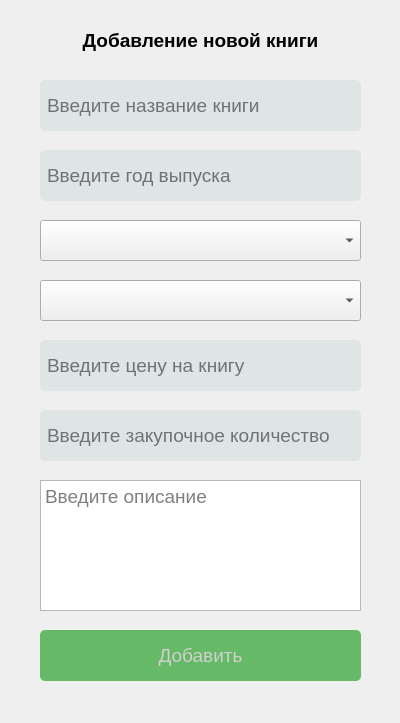
<?xml version="1.0" encoding="UTF-8"?>
<ui version="4.0">
 <class>BookWindow</class>
 <widget class="QDialog" name="BookWindow">
  <property name="geometry">
   <rect>
    <x>0</x>
    <y>0</y>
    <width>400</width>
    <height>723</height>
   </rect>
  </property>
  <property name="windowTitle">
   <string>Dialog</string>
  </property>
  <widget class="QPushButton" name="addButton">
   <property name="geometry">
    <rect>
     <x>40</x>
     <y>630</y>
     <width>321</width>
     <height>51</height>
    </rect>
   </property>
   <property name="palette">
    <palette>
     <active>
      <colorrole role="WindowText">
       <brush brushstyle="SolidPattern">
        <color alpha="255">
         <red>0</red>
         <green>0</green>
         <blue>0</blue>
        </color>
       </brush>
      </colorrole>
      <colorrole role="Button">
       <brush brushstyle="SolidPattern">
        <color alpha="255">
         <red>101</red>
         <green>185</green>
         <blue>103</blue>
        </color>
       </brush>
      </colorrole>
      <colorrole role="Light">
       <brush brushstyle="SolidPattern">
        <color alpha="255">
         <red>255</red>
         <green>255</green>
         <blue>255</blue>
        </color>
       </brush>
      </colorrole>
      <colorrole role="Midlight">
       <brush brushstyle="SolidPattern">
        <color alpha="255">
         <red>227</red>
         <green>227</green>
         <blue>227</blue>
        </color>
       </brush>
      </colorrole>
      <colorrole role="Dark">
       <brush brushstyle="SolidPattern">
        <color alpha="255">
         <red>160</red>
         <green>160</green>
         <blue>160</blue>
        </color>
       </brush>
      </colorrole>
      <colorrole role="Mid">
       <brush brushstyle="SolidPattern">
        <color alpha="255">
         <red>160</red>
         <green>160</green>
         <blue>160</blue>
        </color>
       </brush>
      </colorrole>
      <colorrole role="Text">
       <brush brushstyle="SolidPattern">
        <color alpha="255">
         <red>0</red>
         <green>0</green>
         <blue>0</blue>
        </color>
       </brush>
      </colorrole>
      <colorrole role="BrightText">
       <brush brushstyle="SolidPattern">
        <color alpha="255">
         <red>255</red>
         <green>255</green>
         <blue>255</blue>
        </color>
       </brush>
      </colorrole>
      <colorrole role="ButtonText">
       <brush brushstyle="SolidPattern">
        <color alpha="255">
         <red>255</red>
         <green>255</green>
         <blue>255</blue>
        </color>
       </brush>
      </colorrole>
      <colorrole role="Base">
       <brush brushstyle="SolidPattern">
        <color alpha="255">
         <red>101</red>
         <green>185</green>
         <blue>103</blue>
        </color>
       </brush>
      </colorrole>
      <colorrole role="Window">
       <brush brushstyle="SolidPattern">
        <color alpha="255">
         <red>101</red>
         <green>185</green>
         <blue>103</blue>
        </color>
       </brush>
      </colorrole>
      <colorrole role="Shadow">
       <brush brushstyle="SolidPattern">
        <color alpha="255">
         <red>105</red>
         <green>105</green>
         <blue>105</blue>
        </color>
       </brush>
      </colorrole>
      <colorrole role="Highlight">
       <brush brushstyle="SolidPattern">
        <color alpha="255">
         <red>0</red>
         <green>120</green>
         <blue>215</blue>
        </color>
       </brush>
      </colorrole>
      <colorrole role="HighlightedText">
       <brush brushstyle="SolidPattern">
        <color alpha="255">
         <red>255</red>
         <green>255</green>
         <blue>255</blue>
        </color>
       </brush>
      </colorrole>
      <colorrole role="Link">
       <brush brushstyle="SolidPattern">
        <color alpha="255">
         <red>0</red>
         <green>0</green>
         <blue>255</blue>
        </color>
       </brush>
      </colorrole>
      <colorrole role="LinkVisited">
       <brush brushstyle="SolidPattern">
        <color alpha="255">
         <red>255</red>
         <green>0</green>
         <blue>255</blue>
        </color>
       </brush>
      </colorrole>
      <colorrole role="AlternateBase">
       <brush brushstyle="SolidPattern">
        <color alpha="255">
         <red>245</red>
         <green>245</green>
         <blue>245</blue>
        </color>
       </brush>
      </colorrole>
      <colorrole role="NoRole">
       <brush brushstyle="SolidPattern">
        <color alpha="255">
         <red>0</red>
         <green>0</green>
         <blue>0</blue>
        </color>
       </brush>
      </colorrole>
      <colorrole role="ToolTipBase">
       <brush brushstyle="SolidPattern">
        <color alpha="255">
         <red>255</red>
         <green>255</green>
         <blue>220</blue>
        </color>
       </brush>
      </colorrole>
      <colorrole role="ToolTipText">
       <brush brushstyle="SolidPattern">
        <color alpha="255">
         <red>0</red>
         <green>0</green>
         <blue>0</blue>
        </color>
       </brush>
      </colorrole>
      <colorrole role="PlaceholderText">
       <brush brushstyle="SolidPattern">
        <color alpha="128">
         <red>0</red>
         <green>0</green>
         <blue>0</blue>
        </color>
       </brush>
      </colorrole>
     </active>
     <inactive>
      <colorrole role="WindowText">
       <brush brushstyle="SolidPattern">
        <color alpha="255">
         <red>208</red>
         <green>208</green>
         <blue>208</blue>
        </color>
       </brush>
      </colorrole>
      <colorrole role="Button">
       <brush brushstyle="SolidPattern">
        <color alpha="255">
         <red>101</red>
         <green>185</green>
         <blue>103</blue>
        </color>
       </brush>
      </colorrole>
      <colorrole role="Light">
       <brush brushstyle="SolidPattern">
        <color alpha="255">
         <red>255</red>
         <green>255</green>
         <blue>255</blue>
        </color>
       </brush>
      </colorrole>
      <colorrole role="Midlight">
       <brush brushstyle="SolidPattern">
        <color alpha="255">
         <red>227</red>
         <green>227</green>
         <blue>227</blue>
        </color>
       </brush>
      </colorrole>
      <colorrole role="Dark">
       <brush brushstyle="SolidPattern">
        <color alpha="255">
         <red>64</red>
         <green>65</green>
         <blue>66</blue>
        </color>
       </brush>
      </colorrole>
      <colorrole role="Mid">
       <brush brushstyle="SolidPattern">
        <color alpha="255">
         <red>160</red>
         <green>160</green>
         <blue>160</blue>
        </color>
       </brush>
      </colorrole>
      <colorrole role="Text">
       <brush brushstyle="SolidPattern">
        <color alpha="255">
         <red>208</red>
         <green>208</green>
         <blue>208</blue>
        </color>
       </brush>
      </colorrole>
      <colorrole role="BrightText">
       <brush brushstyle="SolidPattern">
        <color alpha="255">
         <red>255</red>
         <green>51</green>
         <blue>51</blue>
        </color>
       </brush>
      </colorrole>
      <colorrole role="ButtonText">
       <brush brushstyle="SolidPattern">
        <color alpha="255">
         <red>208</red>
         <green>208</green>
         <blue>208</blue>
        </color>
       </brush>
      </colorrole>
      <colorrole role="Base">
       <brush brushstyle="SolidPattern">
        <color alpha="255">
         <red>101</red>
         <green>185</green>
         <blue>103</blue>
        </color>
       </brush>
      </colorrole>
      <colorrole role="Window">
       <brush brushstyle="SolidPattern">
        <color alpha="255">
         <red>101</red>
         <green>185</green>
         <blue>103</blue>
        </color>
       </brush>
      </colorrole>
      <colorrole role="Shadow">
       <brush brushstyle="SolidPattern">
        <color alpha="255">
         <red>105</red>
         <green>105</green>
         <blue>105</blue>
        </color>
       </brush>
      </colorrole>
      <colorrole role="Highlight">
       <brush brushstyle="SolidPattern">
        <color alpha="255">
         <red>29</red>
         <green>84</green>
         <blue>92</blue>
        </color>
       </brush>
      </colorrole>
      <colorrole role="HighlightedText">
       <brush brushstyle="SolidPattern">
        <color alpha="255">
         <red>240</red>
         <green>240</green>
         <blue>240</blue>
        </color>
       </brush>
      </colorrole>
      <colorrole role="Link">
       <brush brushstyle="SolidPattern">
        <color alpha="255">
         <red>0</red>
         <green>122</green>
         <blue>244</blue>
        </color>
       </brush>
      </colorrole>
      <colorrole role="LinkVisited">
       <brush brushstyle="SolidPattern">
        <color alpha="255">
         <red>165</red>
         <green>122</green>
         <blue>255</blue>
        </color>
       </brush>
      </colorrole>
      <colorrole role="AlternateBase">
       <brush brushstyle="SolidPattern">
        <color alpha="255">
         <red>53</red>
         <green>54</green>
         <blue>55</blue>
        </color>
       </brush>
      </colorrole>
      <colorrole role="NoRole">
       <brush brushstyle="NoBrush">
        <color alpha="255">
         <red>0</red>
         <green>0</green>
         <blue>0</blue>
        </color>
       </brush>
      </colorrole>
      <colorrole role="ToolTipBase">
       <brush brushstyle="SolidPattern">
        <color alpha="255">
         <red>64</red>
         <green>65</green>
         <blue>66</blue>
        </color>
       </brush>
      </colorrole>
      <colorrole role="ToolTipText">
       <brush brushstyle="SolidPattern">
        <color alpha="255">
         <red>208</red>
         <green>208</green>
         <blue>208</blue>
        </color>
       </brush>
      </colorrole>
      <colorrole role="PlaceholderText">
       <brush brushstyle="SolidPattern">
        <color alpha="255">
         <red>127</red>
         <green>127</green>
         <blue>128</blue>
        </color>
       </brush>
      </colorrole>
     </inactive>
     <disabled>
      <colorrole role="WindowText">
       <brush brushstyle="SolidPattern">
        <color alpha="255">
         <red>120</red>
         <green>120</green>
         <blue>120</blue>
        </color>
       </brush>
      </colorrole>
      <colorrole role="Button">
       <brush brushstyle="SolidPattern">
        <color alpha="255">
         <red>101</red>
         <green>185</green>
         <blue>103</blue>
        </color>
       </brush>
      </colorrole>
      <colorrole role="Light">
       <brush brushstyle="SolidPattern">
        <color alpha="255">
         <red>255</red>
         <green>255</green>
         <blue>255</blue>
        </color>
       </brush>
      </colorrole>
      <colorrole role="Midlight">
       <brush brushstyle="SolidPattern">
        <color alpha="255">
         <red>247</red>
         <green>247</green>
         <blue>247</blue>
        </color>
       </brush>
      </colorrole>
      <colorrole role="Dark">
       <brush brushstyle="SolidPattern">
        <color alpha="255">
         <red>160</red>
         <green>160</green>
         <blue>160</blue>
        </color>
       </brush>
      </colorrole>
      <colorrole role="Mid">
       <brush brushstyle="SolidPattern">
        <color alpha="255">
         <red>160</red>
         <green>160</green>
         <blue>160</blue>
        </color>
       </brush>
      </colorrole>
      <colorrole role="Text">
       <brush brushstyle="SolidPattern">
        <color alpha="96">
         <red>164</red>
         <green>166</green>
         <blue>168</blue>
        </color>
       </brush>
      </colorrole>
      <colorrole role="BrightText">
       <brush brushstyle="SolidPattern">
        <color alpha="255">
         <red>255</red>
         <green>255</green>
         <blue>255</blue>
        </color>
       </brush>
      </colorrole>
      <colorrole role="ButtonText">
       <brush brushstyle="SolidPattern">
        <color alpha="255">
         <red>120</red>
         <green>120</green>
         <blue>120</blue>
        </color>
       </brush>
      </colorrole>
      <colorrole role="Base">
       <brush brushstyle="SolidPattern">
        <color alpha="255">
         <red>101</red>
         <green>185</green>
         <blue>103</blue>
        </color>
       </brush>
      </colorrole>
      <colorrole role="Window">
       <brush brushstyle="SolidPattern">
        <color alpha="255">
         <red>101</red>
         <green>185</green>
         <blue>103</blue>
        </color>
       </brush>
      </colorrole>
      <colorrole role="Shadow">
       <brush brushstyle="SolidPattern">
        <color alpha="255">
         <red>0</red>
         <green>0</green>
         <blue>0</blue>
        </color>
       </brush>
      </colorrole>
      <colorrole role="Highlight">
       <brush brushstyle="SolidPattern">
        <color alpha="255">
         <red>29</red>
         <green>84</green>
         <blue>92</blue>
        </color>
       </brush>
      </colorrole>
      <colorrole role="HighlightedText">
       <brush brushstyle="SolidPattern">
        <color alpha="255">
         <red>240</red>
         <green>240</green>
         <blue>240</blue>
        </color>
       </brush>
      </colorrole>
      <colorrole role="Link">
       <brush brushstyle="SolidPattern">
        <color alpha="255">
         <red>0</red>
         <green>122</green>
         <blue>244</blue>
        </color>
       </brush>
      </colorrole>
      <colorrole role="LinkVisited">
       <brush brushstyle="SolidPattern">
        <color alpha="255">
         <red>165</red>
         <green>122</green>
         <blue>255</blue>
        </color>
       </brush>
      </colorrole>
      <colorrole role="AlternateBase">
       <brush brushstyle="SolidPattern">
        <color alpha="255">
         <red>53</red>
         <green>54</green>
         <blue>55</blue>
        </color>
       </brush>
      </colorrole>
      <colorrole role="NoRole">
       <brush brushstyle="NoBrush">
        <color alpha="255">
         <red>0</red>
         <green>0</green>
         <blue>0</blue>
        </color>
       </brush>
      </colorrole>
      <colorrole role="ToolTipBase">
       <brush brushstyle="SolidPattern">
        <color alpha="255">
         <red>64</red>
         <green>65</green>
         <blue>66</blue>
        </color>
       </brush>
      </colorrole>
      <colorrole role="ToolTipText">
       <brush brushstyle="SolidPattern">
        <color alpha="255">
         <red>208</red>
         <green>208</green>
         <blue>208</blue>
        </color>
       </brush>
      </colorrole>
      <colorrole role="PlaceholderText">
       <brush brushstyle="SolidPattern">
        <color alpha="255">
         <red>127</red>
         <green>127</green>
         <blue>128</blue>
        </color>
       </brush>
      </colorrole>
     </disabled>
    </palette>
   </property>
   <property name="font">
    <font>
     <pointsize>14</pointsize>
     <bold>false</bold>
    </font>
   </property>
   <property name="styleSheet">
    <string notr="true">QPushButton{
	background-color: rgb(101, 185, 103);
	border-style: None;
	border-radius: 5px;
}</string>
   </property>
   <property name="text">
    <string>Добавить</string>
   </property>
   <property name="autoDefault">
    <bool>false</bool>
   </property>
   <property name="default">
    <bool>true</bool>
   </property>
   <property name="flat">
    <bool>false</bool>
   </property>
  </widget>
  <widget class="QLabel" name="label">
   <property name="geometry">
    <rect>
     <x>50</x>
     <y>30</y>
     <width>301</width>
     <height>21</height>
    </rect>
   </property>
   <property name="font">
    <font>
     <pointsize>14</pointsize>
     <bold>true</bold>
    </font>
   </property>
   <property name="text">
    <string>Добавление новой книги</string>
   </property>
   <property name="alignment">
    <set>Qt::AlignCenter</set>
   </property>
  </widget>
  <widget class="QLineEdit" name="title">
   <property name="geometry">
    <rect>
     <x>40</x>
     <y>80</y>
     <width>321</width>
     <height>51</height>
    </rect>
   </property>
   <property name="palette">
    <palette>
     <active>
      <colorrole role="Button">
       <brush brushstyle="SolidPattern">
        <color alpha="255">
         <red>223</red>
         <green>229</green>
         <blue>229</blue>
        </color>
       </brush>
      </colorrole>
      <colorrole role="Text">
       <brush brushstyle="SolidPattern">
        <color alpha="255">
         <red>0</red>
         <green>0</green>
         <blue>0</blue>
        </color>
       </brush>
      </colorrole>
      <colorrole role="Base">
       <brush brushstyle="SolidPattern">
        <color alpha="255">
         <red>223</red>
         <green>229</green>
         <blue>229</blue>
        </color>
       </brush>
      </colorrole>
      <colorrole role="Window">
       <brush brushstyle="SolidPattern">
        <color alpha="255">
         <red>223</red>
         <green>229</green>
         <blue>229</blue>
        </color>
       </brush>
      </colorrole>
     </active>
     <inactive>
      <colorrole role="Button">
       <brush brushstyle="SolidPattern">
        <color alpha="255">
         <red>223</red>
         <green>229</green>
         <blue>229</blue>
        </color>
       </brush>
      </colorrole>
      <colorrole role="Text">
       <brush brushstyle="SolidPattern">
        <color alpha="255">
         <red>208</red>
         <green>208</green>
         <blue>208</blue>
        </color>
       </brush>
      </colorrole>
      <colorrole role="Base">
       <brush brushstyle="SolidPattern">
        <color alpha="255">
         <red>223</red>
         <green>229</green>
         <blue>229</blue>
        </color>
       </brush>
      </colorrole>
      <colorrole role="Window">
       <brush brushstyle="SolidPattern">
        <color alpha="255">
         <red>223</red>
         <green>229</green>
         <blue>229</blue>
        </color>
       </brush>
      </colorrole>
     </inactive>
     <disabled>
      <colorrole role="Button">
       <brush brushstyle="SolidPattern">
        <color alpha="255">
         <red>223</red>
         <green>229</green>
         <blue>229</blue>
        </color>
       </brush>
      </colorrole>
      <colorrole role="Text">
       <brush brushstyle="SolidPattern">
        <color alpha="96">
         <red>164</red>
         <green>166</green>
         <blue>168</blue>
        </color>
       </brush>
      </colorrole>
      <colorrole role="Base">
       <brush brushstyle="SolidPattern">
        <color alpha="255">
         <red>223</red>
         <green>229</green>
         <blue>229</blue>
        </color>
       </brush>
      </colorrole>
      <colorrole role="Window">
       <brush brushstyle="SolidPattern">
        <color alpha="255">
         <red>223</red>
         <green>229</green>
         <blue>229</blue>
        </color>
       </brush>
      </colorrole>
     </disabled>
    </palette>
   </property>
   <property name="font">
    <font>
     <pointsize>14</pointsize>
     <stylestrategy>PreferDefault</stylestrategy>
    </font>
   </property>
   <property name="styleSheet">
    <string notr="true">QLineEdit {
	padding: 5px;
	border-style: None;
	border-radius: 5px;
	background-color: #dfe5e5
}
QLineEdit:active{
	box-shadow: 1px
}</string>
   </property>
   <property name="placeholderText">
    <string>Введите название книги</string>
   </property>
  </widget>
  <widget class="QLineEdit" name="year">
   <property name="geometry">
    <rect>
     <x>40</x>
     <y>150</y>
     <width>321</width>
     <height>51</height>
    </rect>
   </property>
   <property name="palette">
    <palette>
     <active>
      <colorrole role="Button">
       <brush brushstyle="SolidPattern">
        <color alpha="255">
         <red>223</red>
         <green>229</green>
         <blue>229</blue>
        </color>
       </brush>
      </colorrole>
      <colorrole role="Text">
       <brush brushstyle="SolidPattern">
        <color alpha="255">
         <red>0</red>
         <green>0</green>
         <blue>0</blue>
        </color>
       </brush>
      </colorrole>
      <colorrole role="Base">
       <brush brushstyle="SolidPattern">
        <color alpha="255">
         <red>223</red>
         <green>229</green>
         <blue>229</blue>
        </color>
       </brush>
      </colorrole>
      <colorrole role="Window">
       <brush brushstyle="SolidPattern">
        <color alpha="255">
         <red>223</red>
         <green>229</green>
         <blue>229</blue>
        </color>
       </brush>
      </colorrole>
     </active>
     <inactive>
      <colorrole role="Button">
       <brush brushstyle="SolidPattern">
        <color alpha="255">
         <red>223</red>
         <green>229</green>
         <blue>229</blue>
        </color>
       </brush>
      </colorrole>
      <colorrole role="Text">
       <brush brushstyle="SolidPattern">
        <color alpha="255">
         <red>208</red>
         <green>208</green>
         <blue>208</blue>
        </color>
       </brush>
      </colorrole>
      <colorrole role="Base">
       <brush brushstyle="SolidPattern">
        <color alpha="255">
         <red>223</red>
         <green>229</green>
         <blue>229</blue>
        </color>
       </brush>
      </colorrole>
      <colorrole role="Window">
       <brush brushstyle="SolidPattern">
        <color alpha="255">
         <red>223</red>
         <green>229</green>
         <blue>229</blue>
        </color>
       </brush>
      </colorrole>
     </inactive>
     <disabled>
      <colorrole role="Button">
       <brush brushstyle="SolidPattern">
        <color alpha="255">
         <red>223</red>
         <green>229</green>
         <blue>229</blue>
        </color>
       </brush>
      </colorrole>
      <colorrole role="Text">
       <brush brushstyle="SolidPattern">
        <color alpha="96">
         <red>164</red>
         <green>166</green>
         <blue>168</blue>
        </color>
       </brush>
      </colorrole>
      <colorrole role="Base">
       <brush brushstyle="SolidPattern">
        <color alpha="255">
         <red>223</red>
         <green>229</green>
         <blue>229</blue>
        </color>
       </brush>
      </colorrole>
      <colorrole role="Window">
       <brush brushstyle="SolidPattern">
        <color alpha="255">
         <red>223</red>
         <green>229</green>
         <blue>229</blue>
        </color>
       </brush>
      </colorrole>
     </disabled>
    </palette>
   </property>
   <property name="font">
    <font>
     <pointsize>14</pointsize>
     <stylestrategy>PreferDefault</stylestrategy>
    </font>
   </property>
   <property name="styleSheet">
    <string notr="true">QLineEdit {
	padding: 5px;
	border-style: None;
	border-radius: 5px;
	background-color: #dfe5e5
}
QLineEdit:active{
	box-shadow: 1px
}</string>
   </property>
   <property name="placeholderText">
    <string>Введите год выпуска</string>
   </property>
  </widget>
  <widget class="QComboBox" name="author">
   <property name="geometry">
    <rect>
     <x>40</x>
     <y>220</y>
     <width>321</width>
     <height>41</height>
    </rect>
   </property>
   <property name="font">
    <font>
     <pointsize>14</pointsize>
    </font>
   </property>
   <property name="placeholderText">
    <string>Выберите автора</string>
   </property>
  </widget>
  <widget class="QComboBox" name="publisher">
   <property name="geometry">
    <rect>
     <x>40</x>
     <y>280</y>
     <width>321</width>
     <height>41</height>
    </rect>
   </property>
   <property name="font">
    <font>
     <pointsize>14</pointsize>
    </font>
   </property>
   <property name="placeholderText">
    <string>Выберите издательство</string>
   </property>
  </widget>
  <widget class="QLineEdit" name="price">
   <property name="geometry">
    <rect>
     <x>40</x>
     <y>340</y>
     <width>321</width>
     <height>51</height>
    </rect>
   </property>
   <property name="palette">
    <palette>
     <active>
      <colorrole role="Button">
       <brush brushstyle="SolidPattern">
        <color alpha="255">
         <red>223</red>
         <green>229</green>
         <blue>229</blue>
        </color>
       </brush>
      </colorrole>
      <colorrole role="Text">
       <brush brushstyle="SolidPattern">
        <color alpha="255">
         <red>0</red>
         <green>0</green>
         <blue>0</blue>
        </color>
       </brush>
      </colorrole>
      <colorrole role="Base">
       <brush brushstyle="SolidPattern">
        <color alpha="255">
         <red>223</red>
         <green>229</green>
         <blue>229</blue>
        </color>
       </brush>
      </colorrole>
      <colorrole role="Window">
       <brush brushstyle="SolidPattern">
        <color alpha="255">
         <red>223</red>
         <green>229</green>
         <blue>229</blue>
        </color>
       </brush>
      </colorrole>
     </active>
     <inactive>
      <colorrole role="Button">
       <brush brushstyle="SolidPattern">
        <color alpha="255">
         <red>223</red>
         <green>229</green>
         <blue>229</blue>
        </color>
       </brush>
      </colorrole>
      <colorrole role="Text">
       <brush brushstyle="SolidPattern">
        <color alpha="255">
         <red>208</red>
         <green>208</green>
         <blue>208</blue>
        </color>
       </brush>
      </colorrole>
      <colorrole role="Base">
       <brush brushstyle="SolidPattern">
        <color alpha="255">
         <red>223</red>
         <green>229</green>
         <blue>229</blue>
        </color>
       </brush>
      </colorrole>
      <colorrole role="Window">
       <brush brushstyle="SolidPattern">
        <color alpha="255">
         <red>223</red>
         <green>229</green>
         <blue>229</blue>
        </color>
       </brush>
      </colorrole>
     </inactive>
     <disabled>
      <colorrole role="Button">
       <brush brushstyle="SolidPattern">
        <color alpha="255">
         <red>223</red>
         <green>229</green>
         <blue>229</blue>
        </color>
       </brush>
      </colorrole>
      <colorrole role="Text">
       <brush brushstyle="SolidPattern">
        <color alpha="96">
         <red>164</red>
         <green>166</green>
         <blue>168</blue>
        </color>
       </brush>
      </colorrole>
      <colorrole role="Base">
       <brush brushstyle="SolidPattern">
        <color alpha="255">
         <red>223</red>
         <green>229</green>
         <blue>229</blue>
        </color>
       </brush>
      </colorrole>
      <colorrole role="Window">
       <brush brushstyle="SolidPattern">
        <color alpha="255">
         <red>223</red>
         <green>229</green>
         <blue>229</blue>
        </color>
       </brush>
      </colorrole>
     </disabled>
    </palette>
   </property>
   <property name="font">
    <font>
     <pointsize>14</pointsize>
     <stylestrategy>PreferDefault</stylestrategy>
    </font>
   </property>
   <property name="styleSheet">
    <string notr="true">QLineEdit {
	padding: 5px;
	border-style: None;
	border-radius: 5px;
	background-color: #dfe5e5
}
QLineEdit:active{
	box-shadow: 1px
}</string>
   </property>
   <property name="placeholderText">
    <string>Введите цену на книгу</string>
   </property>
  </widget>
  <widget class="QPlainTextEdit" name="description">
   <property name="geometry">
    <rect>
     <x>40</x>
     <y>480</y>
     <width>321</width>
     <height>131</height>
    </rect>
   </property>
   <property name="font">
    <font>
     <pointsize>14</pointsize>
    </font>
   </property>
   <property name="maximumBlockCount">
    <number>0</number>
   </property>
   <property name="placeholderText">
    <string>Введите описание</string>
   </property>
  </widget>
  <widget class="QLineEdit" name="amount">
   <property name="geometry">
    <rect>
     <x>40</x>
     <y>410</y>
     <width>321</width>
     <height>51</height>
    </rect>
   </property>
   <property name="palette">
    <palette>
     <active>
      <colorrole role="Button">
       <brush brushstyle="SolidPattern">
        <color alpha="255">
         <red>223</red>
         <green>229</green>
         <blue>229</blue>
        </color>
       </brush>
      </colorrole>
      <colorrole role="Text">
       <brush brushstyle="SolidPattern">
        <color alpha="255">
         <red>0</red>
         <green>0</green>
         <blue>0</blue>
        </color>
       </brush>
      </colorrole>
      <colorrole role="Base">
       <brush brushstyle="SolidPattern">
        <color alpha="255">
         <red>223</red>
         <green>229</green>
         <blue>229</blue>
        </color>
       </brush>
      </colorrole>
      <colorrole role="Window">
       <brush brushstyle="SolidPattern">
        <color alpha="255">
         <red>223</red>
         <green>229</green>
         <blue>229</blue>
        </color>
       </brush>
      </colorrole>
     </active>
     <inactive>
      <colorrole role="Button">
       <brush brushstyle="SolidPattern">
        <color alpha="255">
         <red>223</red>
         <green>229</green>
         <blue>229</blue>
        </color>
       </brush>
      </colorrole>
      <colorrole role="Text">
       <brush brushstyle="SolidPattern">
        <color alpha="255">
         <red>208</red>
         <green>208</green>
         <blue>208</blue>
        </color>
       </brush>
      </colorrole>
      <colorrole role="Base">
       <brush brushstyle="SolidPattern">
        <color alpha="255">
         <red>223</red>
         <green>229</green>
         <blue>229</blue>
        </color>
       </brush>
      </colorrole>
      <colorrole role="Window">
       <brush brushstyle="SolidPattern">
        <color alpha="255">
         <red>223</red>
         <green>229</green>
         <blue>229</blue>
        </color>
       </brush>
      </colorrole>
     </inactive>
     <disabled>
      <colorrole role="Button">
       <brush brushstyle="SolidPattern">
        <color alpha="255">
         <red>223</red>
         <green>229</green>
         <blue>229</blue>
        </color>
       </brush>
      </colorrole>
      <colorrole role="Text">
       <brush brushstyle="SolidPattern">
        <color alpha="96">
         <red>164</red>
         <green>166</green>
         <blue>168</blue>
        </color>
       </brush>
      </colorrole>
      <colorrole role="Base">
       <brush brushstyle="SolidPattern">
        <color alpha="255">
         <red>223</red>
         <green>229</green>
         <blue>229</blue>
        </color>
       </brush>
      </colorrole>
      <colorrole role="Window">
       <brush brushstyle="SolidPattern">
        <color alpha="255">
         <red>223</red>
         <green>229</green>
         <blue>229</blue>
        </color>
       </brush>
      </colorrole>
     </disabled>
    </palette>
   </property>
   <property name="font">
    <font>
     <pointsize>14</pointsize>
     <stylestrategy>PreferDefault</stylestrategy>
    </font>
   </property>
   <property name="styleSheet">
    <string notr="true">QLineEdit {
	padding: 5px;
	border-style: None;
	border-radius: 5px;
	background-color: #dfe5e5
}
QLineEdit:active{
	box-shadow: 1px
}</string>
   </property>
   <property name="placeholderText">
    <string>Введите закупочное количество</string>
   </property>
  </widget>
 </widget>
 <resources/>
 <connections/>
</ui>
